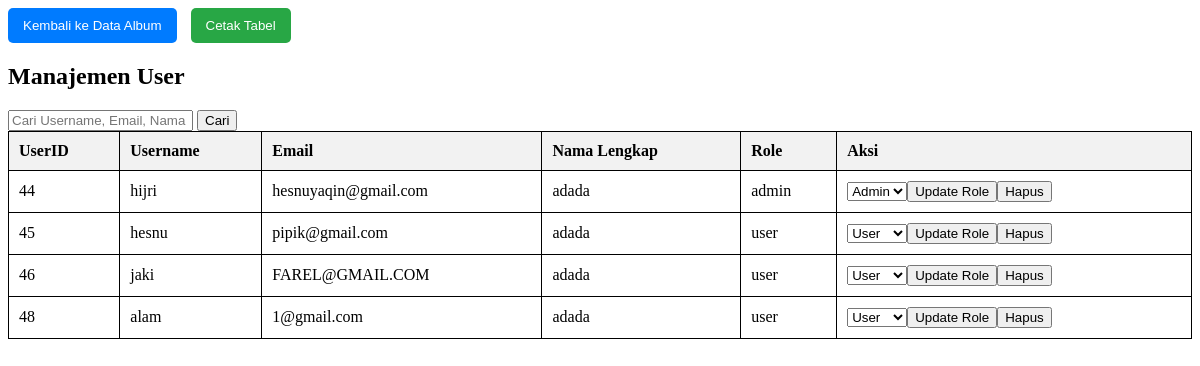
Page /dataakun.php (signed in) on the committed database.
### tables this page shows
CREATE TABLE `user` (
  `UserID` int(11) NOT NULL,
  `Username` varchar(255) NOT NULL,
  `Password` varchar(255) NOT NULL,
  `Email` varchar(255) DEFAULT NULL,
  `NamaLengkap` varchar(255) DEFAULT NULL,
  `Alamat` text DEFAULT NULL,
  `role` varchar(200) NOT NULL
);

### dataakun.php (the view, shortened to what this page needs)
<?php
include 'koneksi.php';
$searchTerm = isset($_POST['search_term']) ? $_POST['search_term'] : '';
$sql = "SELECT UserID, Username, Email, NamaLengkap, role FROM user WHERE
        Username LIKE '%$searchTerm%' OR
        Email LIKE '%$searchTerm%' OR
        NamaLengkap LIKE '%$searchTerm%' OR
        role LIKE '%$searchTerm%'";
$result = mysqli_query($koneksi, $sql);
?>
<!DOCTYPE html>
<html lang="en">
<head>
</head>
<body>
    <div class="mb-6">
        <a href="dataalbum.php" style="text-decoration: none;">
            <button
                style="padding: 10px 15px; background-color: #007BFF; color: white; border: none; border-radius: 5px;">
                Kembali ke Data Album
            </button>
        </a>
        <button onclick="printTable()"
            style="padding: 10px 15px; background-color: #28a745; color: white; border: none; border-radius: 5px; margin-left: 10px;">
            Cetak Tabel
        </button>
    </div>
    <h2>Manajemen User</h2>
    <form method="POST" action="">
        <input type="text" name="search_term" placeholder="Cari Username, Email, Nama Lengkap, atau Role"
            value="<?= htmlspecialchars($searchTerm) ?>">
        <input type="submit" value="Cari">
    </form>
    <table>
        <thead>
            <tr>
                <th>UserID</th>
                <th>Username</th>
                <th>Email</th>
                <th>Nama Lengkap</th>
                <th>Role</th>
                <th>Aksi</th>
            </tr>
        </thead>
        <tbody>
            <?php
            if (mysqli_num_rows($result) > 0) {
                while ($row = mysqli_fetch_assoc($result)) {
                    echo "<tr>";
                    echo "<td>" . $row['UserID'] . "</td>";
                    echo "<td>" . $row['Username'] . "</td>";
                    echo "<td>" . $row['Email'] . "</td>";
                    echo "<td>" . $row['NamaLengkap'] . "</td>";
                    echo "<td>" . $row['role'] . "</td>";
                    echo "<td>";
                    echo "<form action='' method='post' style='display:inline;'>";
                    echo "<select name='new_role'>";
                    echo "<option value='user'" . ($row['role'] == 'user' ? ' selected' : '') . ">User</option>";
                    echo "<option value='admin'" . ($row['role'] == 'admin' ? ' selected' : '') . ">Admin</option>";
                    echo "</select>";
                    echo "<button type='submit' name='update_role'>Update Role</button>";
                    echo "</form>";
                    echo "<form action='' method='post' style='display:inline;'>";
                    echo "<button type='submit' name='delete_user' onclick=\"return confirm('Apakah Anda yakin ingin menghapus akun ini?');\">Hapus</button>";
                    echo "</form>";
                    echo "</td>";
                    echo "</tr>";
                }
            } else {
                echo "<tr><td colspan='6'>Tidak ada data user</td></tr>";
            }
            ?>
        </tbody>
    </table>
</body>
</html>

### dataakun.php (style rules this page uses)
table { width: 100%; border-collapse: collapse; }
table, th, td { border: 1px solid black; }
th, td { padding: 10px; text-align: left; }
th { background-color: #f2f2f2; }

### rows in the picture
user: UserID "44", Username "hijri", Email "hesnuyaqin@gmail.com", NamaLengkap "adada", role "admin", new_role "Admin"
user: UserID "45", Username "hesnu", Email "pipik@gmail.com", NamaLengkap "adada", role "user", new_role "User"
user: UserID "46", Username "jaki", Email "FAREL@GMAIL.COM", NamaLengkap "adada", role "user", new_role "User"
user: UserID "48", Username "alam", Email "1@gmail.com", NamaLengkap "adada", role "user", new_role "User"
